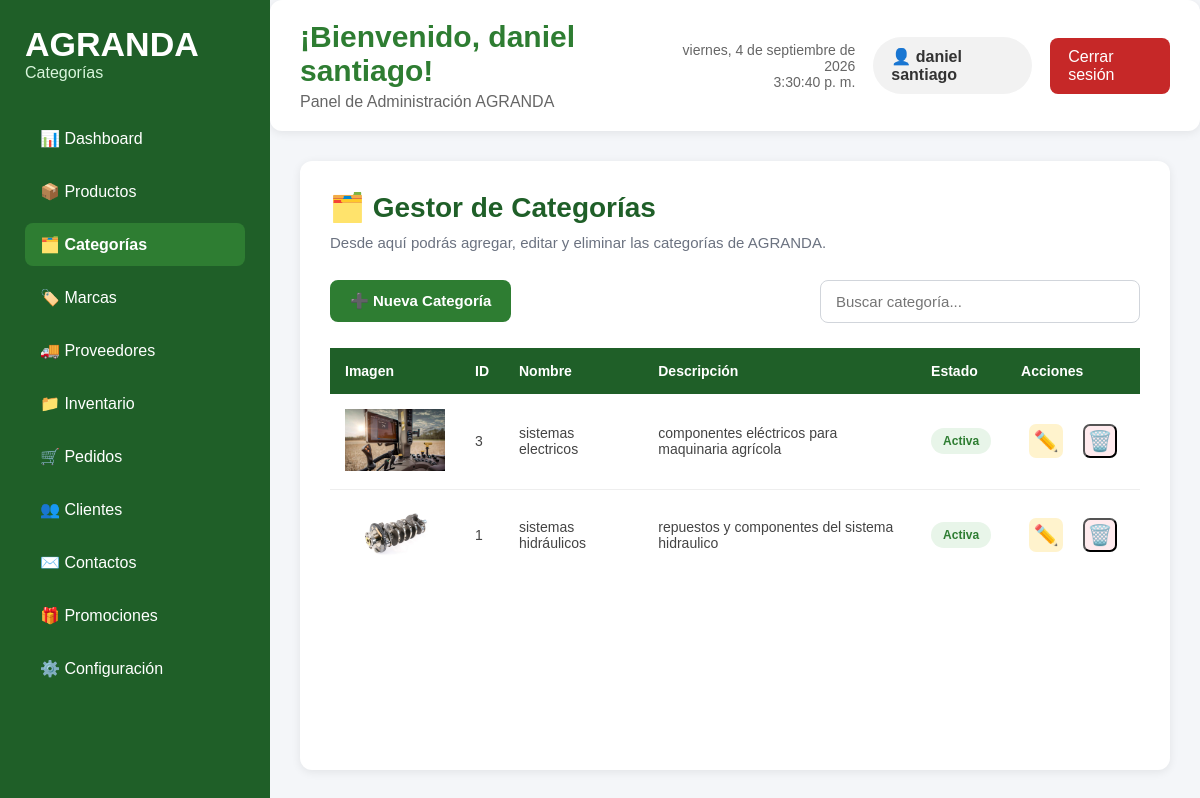
Before: /admin/categorias/categorias.php (signed in) with the older database file.
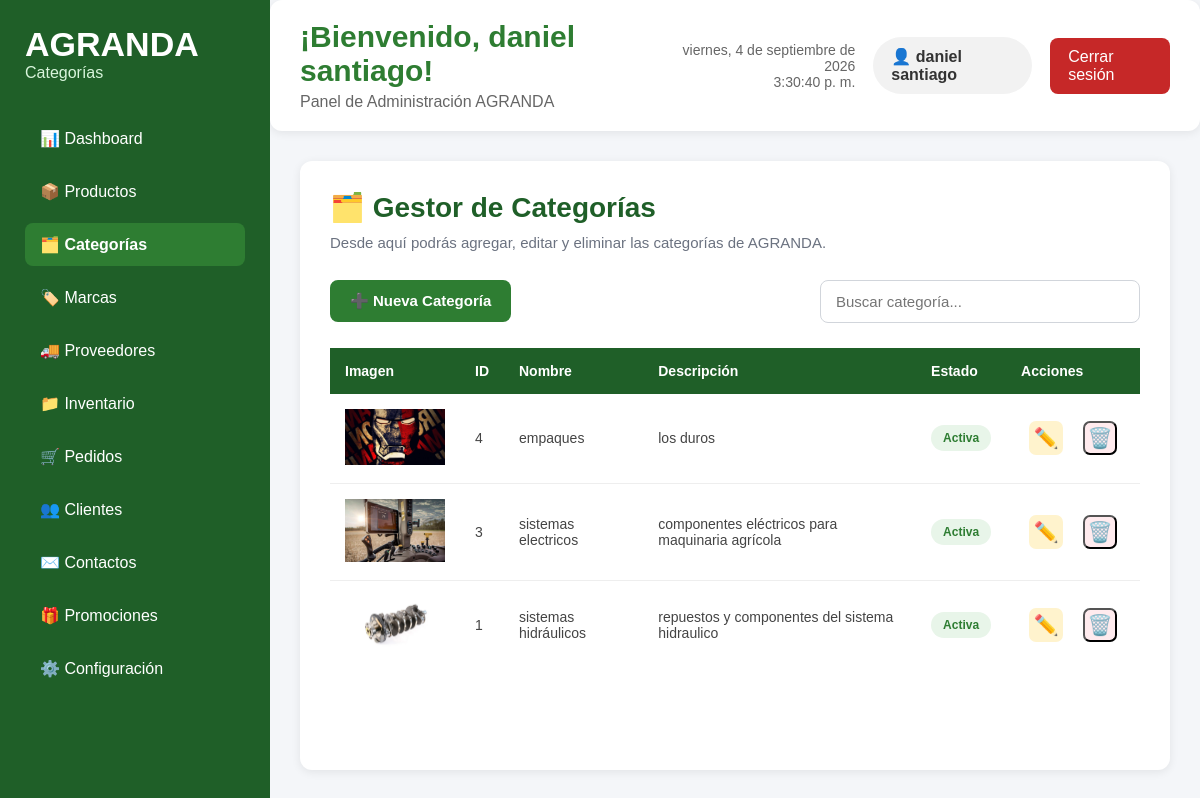
After: the same page with the newer database file.
### tables this page shows
CREATE TABLE `categorias` (
  `id_categoria` int(11) NOT NULL,
  `nombre` varchar(200) NOT NULL,
  `descripcion` text DEFAULT NULL,
  `imagen` varchar(255) DEFAULT NULL,
  `estado` tinyint(1) DEFAULT 1,
  `fecha_creacion` timestamp NOT NULL DEFAULT current_timestamp()
);

### admin/categorias/categorias.php (the view, shortened to what the changed rows need)
<?php
require_once("../../config/conexion.php");
$sql = "SELECT * FROM categorias ORDER BY id_categoria DESC";
$resultado = $conexion->query($sql);
?>
<!DOCTYPE html>
<html lang="es">
<head>
    <link rel="stylesheet" href="categorias.css">
</head>
<body>
<div class="contenedor-dashboard">
    <aside class="menu-lateral">
        <div class="logo-panel">
            <h1>AGRANDA</h1>
        </div>
    </aside>
    <main class="contenido">
        <header class="encabezado">
            <div class="titulo-panel">
                <h2>¡Bienvenido, <?php echo $_SESSION["nombre"]; ?>!</h2>
            </div>
        </header>
        <section class="resumen">
            <h2>🗂️ Gestor de Categorías</h2>
            <table class="tabla-productos">
                <thead>
                    <tr>
                        <th>Imagen</th>
                        <th>ID</th>
                        <th>Nombre</th>
                        <th>Descripción</th>
                        <th>Estado</th>
                        <th>Acciones</th>
                    </tr>
                </thead>
                <tbody>
                <?php while($categoria = $resultado->fetch_assoc()){ ?>
                    <tr>
                        <td>
                            <?php if(!empty($categoria["imagen"])){ ?>
                                <img
                                    src="../../<?php echo $categoria["imagen"]; ?>"
                                    alt="Categoría"
                                    width="100">
                            <?php }else{ ?>
                                Sin imagen
                            <?php } ?>
                        </td>
                        <td>
                            <?php echo $categoria["id_categoria"]; ?>
                        </td>
                        <td>
                            <?php echo $categoria["nombre"]; ?>
                        </td>
                        <td>
                            <?php echo $categoria["descripcion"]; ?>
                        </td>
                        <td>
                            <?php if($categoria["estado"]){ ?>
                                <span class="estado-activo">
                                    Activa
                                </span>
                            <?php } else { ?>
                                <span class="estado-inactivo">
                                    Inactiva
                                </span>
                            <?php } ?>
                        </td>
                        <td class="acciones">
                            <a href="editar_categoria.php?id=<?php echo $categoria["id_categoria"]; ?>"
                                class="btn-editar">✏️</a>
                            <button
                                type="button"
                                class="btn-eliminar"
                                onclick="abrirVentanaEliminar(
                                    <?php echo (int) $categoria["id_categoria"]; ?>,
                                    '<?php echo htmlspecialchars($categoria["nombre"], ENT_QUOTES, "UTF-8"); ?>'
                                )">
                                🗑️
                            </button>
                        </td>
                    </tr>
                <?php } ?>
                </tbody>
            </table>
        </section>
    </main>
</div>
</body>
</html>

Changed rows visible on the page:
added categorias: imagen (picture), id_categoria "4", nombre "empaques", descripcion "los duros", estado "Activa"
